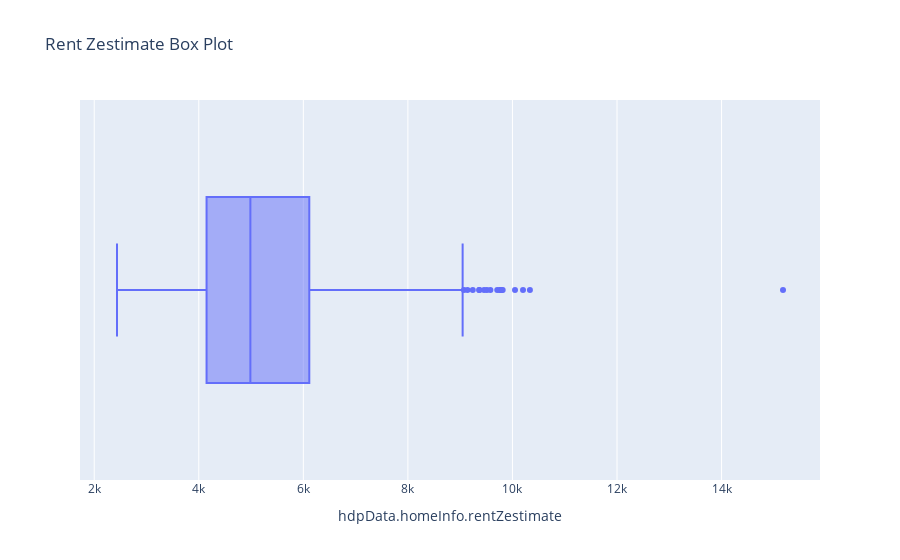

The code cell stored with this chart in its notebook:
### Code cell
# view rent zestimate
px.box(df_listings, x="hdpData.homeInfo.rentZestimate", title="Rent Zestimate Box Plot")

### Figure 1 — Plotly figure (JSON) as saved in the notebook; plotly's stock layout.template omitted (floating-point values rounded to 4 significant figures; data arrays with more than 128 entries replaced by an {"elided": "..."} marker saying what was removed)
{"data": [{"alignmentgroup": "True", "hovertemplate": "hdpData.homeInfo.rentZestimate=%{x}<extra></extra>", "legendgroup": "", "marker": {"color": "#636efa"}, "name": "", "notched": false, "offsetgroup": "", "orientation": "h", "showlegend": false, "type": "box", "x": {"elided": "367 int values"}, "x0": " ", "xaxis": "x", "y0": " ", "yaxis": "y"}], "layout": {"boxmode": "group", "legend": {"tracegroupgap": 0}, "title": {"text": "Rent Zestimate Box Plot"}, "xaxis": {"anchor": "y", "domain": [0, 1], "title": {"text": "hdpData.homeInfo.rentZestimate"}}, "yaxis": {"anchor": "x", "domain": [0, 1]}}}
